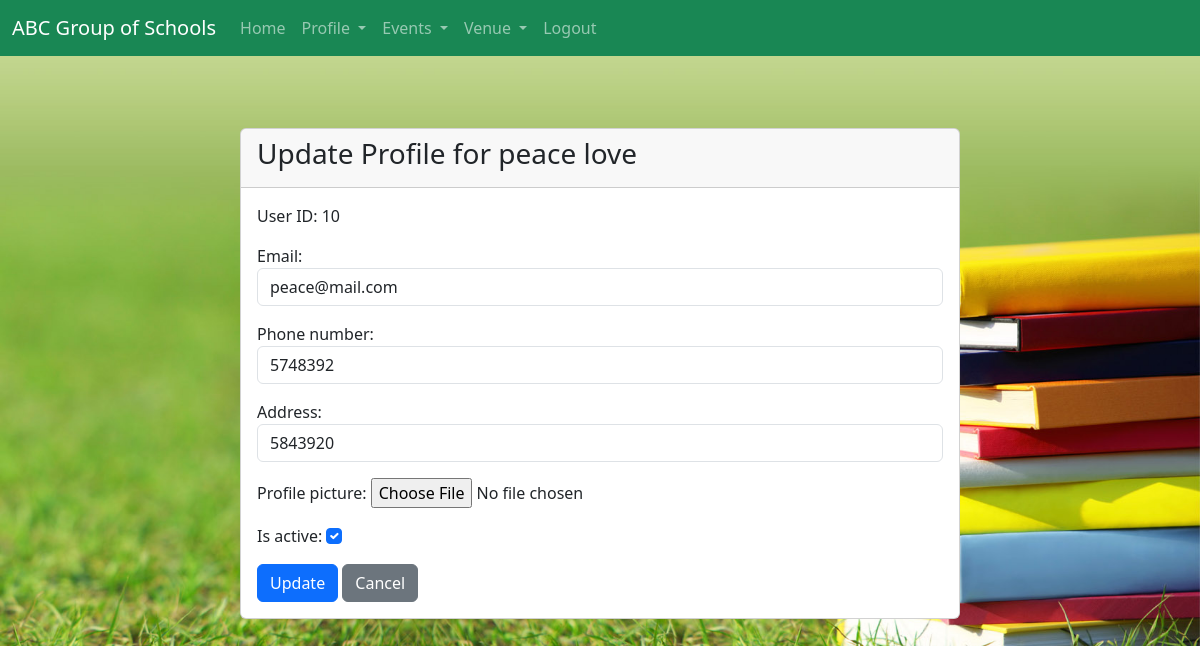
The page /staff/update_staff_profile/2/ (signed in) on the database its author committed.
### staff_management_app/models.py (models this page shows, shortened)
class Staff(models.Model):
    user = models.OneToOneField(User, on_delete=models.CASCADE, null=False, blank=True)
    first_name = models.CharField(max_length=100)
    last_name = models.CharField(max_length=100)
    email = models.EmailField()
    phone_number = models.CharField(max_length=15)
    address = models.TextField()
    date_of_birth = models.DateField()
    profile_picture = models.ImageField(upload_to='profiles/', null=True, blank=True)
    is_active = models.BooleanField(default=True)
    departments = models.ManyToManyField(Department)
    role = models.CharField(max_length=20, choices=ROLE_CHOICES)

### staff_management_app/views.py (the view)
# urls.py: path('update_staff_profile/<int:staff_id>/', views.update_staff_profile, name='update_staff_profile'),
@login_required
def update_staff_profile(request, staff_id):
    staff = get_object_or_404(Staff, id=staff_id)
    if request.method == 'POST':
        form = UpdateStaffProfileForm(request.POST, request.FILES, instance=staff)
        if form.is_valid():
            form.save()
            messages.success(request, 'Staff profile updated successfully')
            return redirect('staff_management_app:staff_profile', staff_id=staff.id)
        else:
            messages.error(request, 'Please correct the errors below')
    else:
        form = UpdateStaffProfileForm(instance=staff)
    return render(request, 'staff_management_app/update_staff_profile.html', {'form': form, 'staff': staff})

### staff_management_app/forms.py
class UpdateStaffProfileForm(forms.ModelForm):
    class Meta:
        model = Staff
        fields = ['email', 'phone_number', 'address', 'profile_picture', 'is_active']
        widgets = {
            'email': forms.EmailInput(attrs={'class': 'form-control'}),
            'phone_number': forms.TextInput(attrs={'class': 'form-control'}),
            'address': forms.TextInput(attrs={'class': 'form-control'}),
            'profile_picture': forms.FileInput(attrs={'class': 'form-control-file'}),
            'is_active': forms.CheckboxInput(attrs={'class': 'form-check-input'}),
        }

### staff_management_app/templates/staff_management_app/update_staff_profile.html (shortened to what this page needs)
{% extends 'staff_management_app/base.html' %}
{% block content %}
<div class="container mt-5">
    <div class="row justify-content-center">
        <div class="col-md-8">
            <div class="card">
                <div class="card-header">
                    <h3 class="card-title">Update Profile for {{ staff.user.first_name }} {{ staff.user.last_name }}</h3>
                </div>
                <div class="card-body">
                    <p class="card-text">User ID: {{ staff.user.id }}</p>
                    <form method="post" enctype="multipart/form-data">
                        <div class="form-group">
                            {{ form.as_p }}
                        </div>
                        <button type="submit" class="btn btn-primary">Update</button>
                        <a href="{% url 'staff_management_app:staff_profile' staff.id %}" class="btn btn-secondary">Cancel</a>
                    </form>
                </div>
            </div>
        </div>
    </div>
</div>
{% endblock %}

### rows shown on the page
Staff: user.first_name "peace", user.last_name "love", user.id "10", email "peace@mail.com", phone_number "5748392", address "5843920", is_active "☑"
